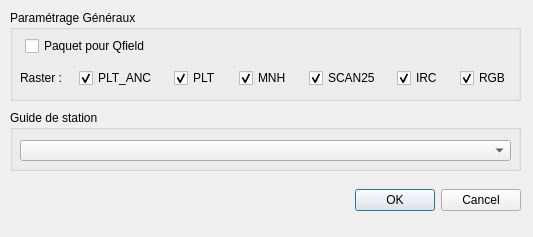
<?xml version="1.0" encoding="UTF-8"?>
<ui version="4.0">
 <class>PedologyCreateDialog</class>
 <widget class="QDialog" name="PedologyCreateDialog">
  <property name="windowModality">
   <enum>Qt::WindowModal</enum>
  </property>
  <property name="geometry">
   <rect>
    <x>0</x>
    <y>0</y>
    <width>533</width>
    <height>237</height>
   </rect>
  </property>
  <property name="windowTitle">
   <string>Pédologie</string>
  </property>
  <widget class="QGroupBox" name="groupBox">
   <property name="geometry">
    <rect>
     <x>10</x>
     <y>110</y>
     <width>511</width>
     <height>61</height>
    </rect>
   </property>
   <property name="title">
    <string>Guide de station</string>
   </property>
   <widget class="QComboBox" name="cob_stations">
    <property name="geometry">
     <rect>
      <x>10</x>
      <y>30</y>
      <width>491</width>
      <height>21</height>
     </rect>
    </property>
   </widget>
  </widget>
  <widget class="QGroupBox" name="groupBox_2">
   <property name="geometry">
    <rect>
     <x>10</x>
     <y>10</y>
     <width>511</width>
     <height>91</height>
    </rect>
   </property>
   <property name="title">
    <string>Paramétrage Généraux</string>
   </property>
   <widget class="QWidget" name="layoutWidget">
    <property name="geometry">
     <rect>
      <x>10</x>
      <y>20</y>
      <width>491</width>
      <height>60</height>
     </rect>
    </property>
    <layout class="QVBoxLayout" name="verticalLayout">
     <item>
      <layout class="QGridLayout" name="gridLayout_2">
       <property name="leftMargin">
        <number>5</number>
       </property>
       <property name="topMargin">
        <number>5</number>
       </property>
       <property name="rightMargin">
        <number>5</number>
       </property>
       <property name="bottomMargin">
        <number>5</number>
       </property>
       <property name="spacing">
        <number>10</number>
       </property>
       <item row="0" column="0">
        <widget class="QCheckBox" name="cb_package_for_qfield">
         <property name="toolTip">
          <string extracomment="Lorsque la case est cochée, le projet est empaqueté pour QField, compressé en ZIP et déposé dans le répertoire de sortie"/>
         </property>
         <property name="statusTip">
          <string/>
         </property>
         <property name="text">
          <string>Paquet pour Qfield</string>
         </property>
         <property name="checked">
          <bool>false</bool>
         </property>
        </widget>
       </item>
       <item row="0" column="1">
        <widget class="QgsFileWidget" name="fw_outdir">
         <property name="toolTip">
          <string/>
         </property>
         <property name="options">
          <set>QFileDialog::ShowDirsOnly</set>
         </property>
        </widget>
       </item>
      </layout>
     </item>
     <item>
      <layout class="QHBoxLayout" name="horizontalLayout_2">
       <item>
        <widget class="QLabel" name="label_layers_3">
         <property name="sizePolicy">
          <sizepolicy hsizetype="Fixed" vsizetype="Preferred">
           <horstretch>0</horstretch>
           <verstretch>0</verstretch>
          </sizepolicy>
         </property>
         <property name="text">
          <string>Raster :</string>
         </property>
        </widget>
       </item>
       <item>
        <spacer name="horizontalSpacer_2">
         <property name="orientation">
          <enum>Qt::Horizontal</enum>
         </property>
         <property name="sizeHint" stdset="0">
          <size>
           <width>40</width>
           <height>20</height>
          </size>
         </property>
        </spacer>
       </item>
       <item>
        <widget class="QCheckBox" name="cb_plt_anc">
         <property name="sizePolicy">
          <sizepolicy hsizetype="Maximum" vsizetype="Fixed">
           <horstretch>0</horstretch>
           <verstretch>0</verstretch>
          </sizepolicy>
         </property>
         <property name="text">
          <string>PLT_ANC</string>
         </property>
         <property name="checked">
          <bool>true</bool>
         </property>
         <property name="tristate">
          <bool>false</bool>
         </property>
        </widget>
       </item>
       <item>
        <spacer name="horizontalSpacer_3">
         <property name="orientation">
          <enum>Qt::Horizontal</enum>
         </property>
         <property name="sizeHint" stdset="0">
          <size>
           <width>40</width>
           <height>20</height>
          </size>
         </property>
        </spacer>
       </item>
       <item>
        <widget class="QCheckBox" name="cb_plt">
         <property name="sizePolicy">
          <sizepolicy hsizetype="Maximum" vsizetype="Fixed">
           <horstretch>0</horstretch>
           <verstretch>0</verstretch>
          </sizepolicy>
         </property>
         <property name="text">
          <string>PLT</string>
         </property>
         <property name="checked">
          <bool>true</bool>
         </property>
        </widget>
       </item>
       <item>
        <spacer name="horizontalSpacer_4">
         <property name="orientation">
          <enum>Qt::Horizontal</enum>
         </property>
         <property name="sizeHint" stdset="0">
          <size>
           <width>40</width>
           <height>20</height>
          </size>
         </property>
        </spacer>
       </item>
       <item>
        <widget class="QCheckBox" name="cb_mnh">
         <property name="sizePolicy">
          <sizepolicy hsizetype="Maximum" vsizetype="Fixed">
           <horstretch>0</horstretch>
           <verstretch>0</verstretch>
          </sizepolicy>
         </property>
         <property name="text">
          <string>MNH</string>
         </property>
         <property name="checked">
          <bool>true</bool>
         </property>
        </widget>
       </item>
       <item>
        <spacer name="horizontalSpacer_5">
         <property name="orientation">
          <enum>Qt::Horizontal</enum>
         </property>
         <property name="sizeHint" stdset="0">
          <size>
           <width>40</width>
           <height>20</height>
          </size>
         </property>
        </spacer>
       </item>
       <item>
        <widget class="QCheckBox" name="cb_scan25">
         <property name="sizePolicy">
          <sizepolicy hsizetype="Maximum" vsizetype="Fixed">
           <horstretch>0</horstretch>
           <verstretch>0</verstretch>
          </sizepolicy>
         </property>
         <property name="text">
          <string>SCAN25</string>
         </property>
         <property name="checked">
          <bool>true</bool>
         </property>
        </widget>
       </item>
       <item>
        <spacer name="horizontalSpacer_6">
         <property name="orientation">
          <enum>Qt::Horizontal</enum>
         </property>
         <property name="sizeHint" stdset="0">
          <size>
           <width>40</width>
           <height>20</height>
          </size>
         </property>
        </spacer>
       </item>
       <item>
        <widget class="QCheckBox" name="cb_irc">
         <property name="sizePolicy">
          <sizepolicy hsizetype="Maximum" vsizetype="Fixed">
           <horstretch>0</horstretch>
           <verstretch>0</verstretch>
          </sizepolicy>
         </property>
         <property name="text">
          <string>IRC</string>
         </property>
         <property name="checked">
          <bool>true</bool>
         </property>
        </widget>
       </item>
       <item>
        <spacer name="horizontalSpacer_7">
         <property name="orientation">
          <enum>Qt::Horizontal</enum>
         </property>
         <property name="sizeHint" stdset="0">
          <size>
           <width>40</width>
           <height>20</height>
          </size>
         </property>
        </spacer>
       </item>
       <item>
        <widget class="QCheckBox" name="cb_rgb">
         <property name="sizePolicy">
          <sizepolicy hsizetype="Maximum" vsizetype="Fixed">
           <horstretch>0</horstretch>
           <verstretch>0</verstretch>
          </sizepolicy>
         </property>
         <property name="text">
          <string>RGB</string>
         </property>
         <property name="checked">
          <bool>true</bool>
         </property>
        </widget>
       </item>
      </layout>
     </item>
    </layout>
   </widget>
  </widget>
  <widget class="QWidget" name="horizontalLayoutWidget">
   <property name="geometry">
    <rect>
     <x>10</x>
     <y>180</y>
     <width>511</width>
     <height>41</height>
    </rect>
   </property>
   <layout class="QHBoxLayout" name="horizontalLayout">
    <item>
     <spacer name="horizontalSpacer">
      <property name="orientation">
       <enum>Qt::Horizontal</enum>
      </property>
      <property name="sizeHint" stdset="0">
       <size>
        <width>40</width>
        <height>20</height>
       </size>
      </property>
     </spacer>
    </item>
    <item>
     <widget class="QDialogButtonBox" name="buttonBox">
      <property name="orientation">
       <enum>Qt::Horizontal</enum>
      </property>
      <property name="standardButtons">
       <set>QDialogButtonBox::Cancel|QDialogButtonBox::Ok</set>
      </property>
     </widget>
    </item>
   </layout>
  </widget>
 </widget>
 <customwidgets>
  <customwidget>
   <class>QgsFileWidget</class>
   <extends>QWidget</extends>
   <header>qgsfilewidget.h</header>
  </customwidget>
 </customwidgets>
 <resources/>
 <connections>
  <connection>
   <sender>buttonBox</sender>
   <signal>accepted()</signal>
   <receiver>PedologyCreateDialog</receiver>
   <slot>accept()</slot>
   <hints>
    <hint type="sourcelabel">
     <x>320</x>
     <y>240</y>
    </hint>
    <hint type="destinationlabel">
     <x>181</x>
     <y>239</y>
    </hint>
   </hints>
  </connection>
  <connection>
   <sender>buttonBox</sender>
   <signal>rejected()</signal>
   <receiver>PedologyCreateDialog</receiver>
   <slot>reject()</slot>
   <hints>
    <hint type="sourcelabel">
     <x>345</x>
     <y>240</y>
    </hint>
    <hint type="destinationlabel">
     <x>207</x>
     <y>213</y>
    </hint>
   </hints>
  </connection>
 </connections>
</ui>
